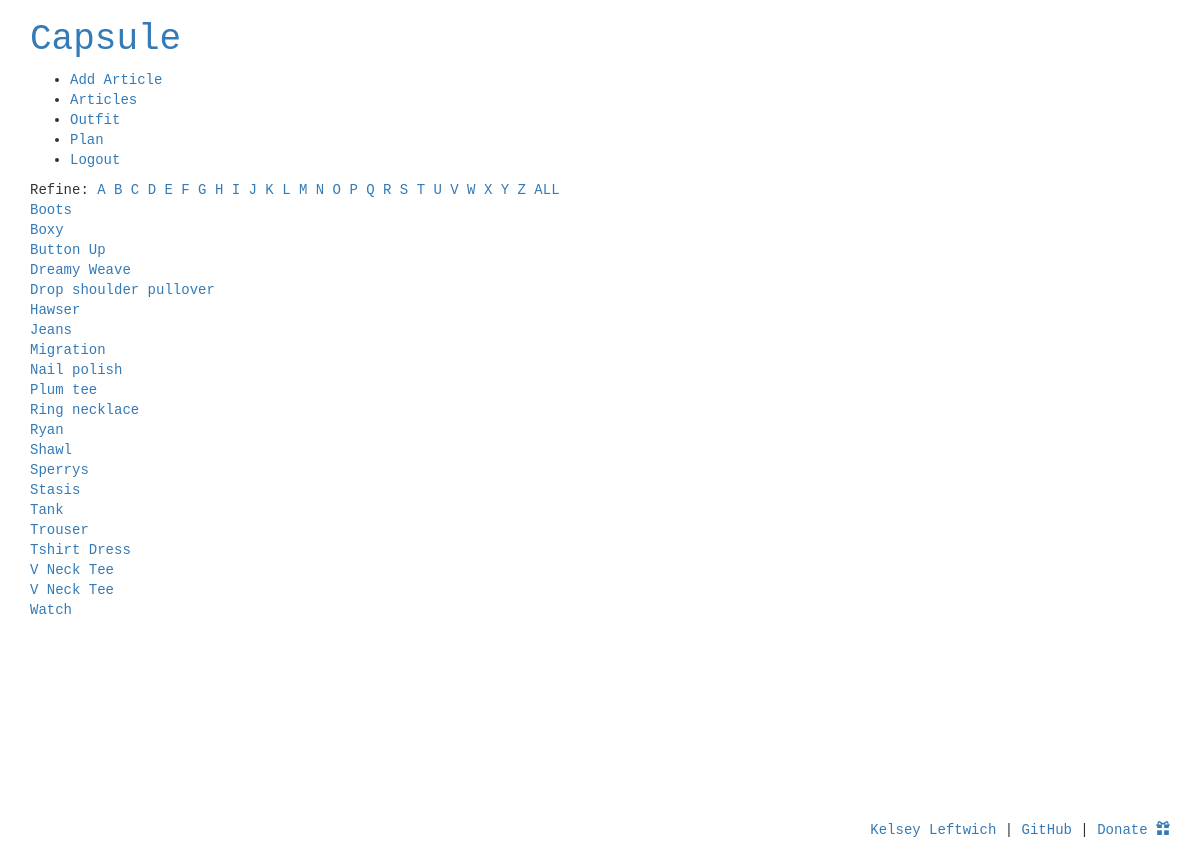
/browse/name/ (signed in), run on the app's committed database.
### grid/models.py (models this page shows, shortened)
class Article(models.Model):
	ARTICLE_TYPES = (
		('T', 'Top'),
		('B', 'Bottom'),
		('D', 'Dress'),
		('A', 'Details'),
		('O', 'Outer'),
		('S', 'Shoes'),
		)
	WEATHER_TYPES = (
		('C', 'Cool'),
		('W', 'Warm'),
		('B', 'Both'),
		)
	name = models.CharField(max_length=255)
	description = models.TextField(blank=True, null=True)
	user = models.ForeignKey(User, on_delete=models.CASCADE, null=False)
	image = models.ImageField(upload_to=get_image_path, blank=False, null=False)
	article_type = models.CharField(max_length=1, choices=ARTICLE_TYPES, null=True)
	weather_type = models.CharField(max_length=1, choices=WEATHER_TYPES, null=True)

### grid/views.py (the view)
@login_required
def browse_by_name(request, initial=None):
	if initial:
		articles = Article.objects.filter(name__istartswith=initial, user=request.user).order_by('name')
	else:
		articles = Article.objects.filter(user=request.user).order_by('name')
	return render(request, 'search/search.html', {
		'articles': articles,
		'initial': initial,
	})

### grid/templates/search/search.html (shortened to what this page needs)
{% extends 'base.html' %}
{% block content %}
    Refine:
	{% for letter in 'abcdefghijklmnopqrstuvwxyz' %}
		<a href="{% url 'browse_by_name' initial=letter %}"
		{% if initial == letter %}class="active"{% endif %}>
		{{ letter|upper }}
		</a>
	{% endfor %} <a href="{% url 'browse' %}">ALL</a>
	<br/>
	{% for article in articles %}
		<a href="{% url 'article_detail' article_id=article.id %}">{{article.name}}</a><br/>
	{% empty %}
		<li>No results</li>
	{% endfor %}
{% endblock content %}

### grid/static/css/style.css (style rules this page uses)
body { font-family: monospace; }

### data on the page
Article: name "Boots"
Article: name "Boxy"
Article: name "Button Up"
Article: name "Dreamy Weave"
Article: name "Drop shoulder pullover"
Article: name "Hawser"
Article: name "Jeans"
Article: name "Migration"
Article: name "Nail polish"
Article: name "Plum tee"
Article: name "Ring necklace"
Article: name "Ryan"
Article: name "Shawl"
Article: name "Sperrys"
Article: name "Stasis"
Article: name "Tank"
Article: name "Trouser"
Article: name "Tshirt Dress"
Article: name "V Neck Tee"
Article: name "V Neck Tee"
Article: name "Watch"

### other printed values
{{ letter|upper }} "A" "B" "C" "D" "E" "F" "G" "H" "I" "J" "K" "L" "M" "N" "O" "P" "Q" "R" "S" "T" "U" "V" "W" "X" "Y" "Z"
